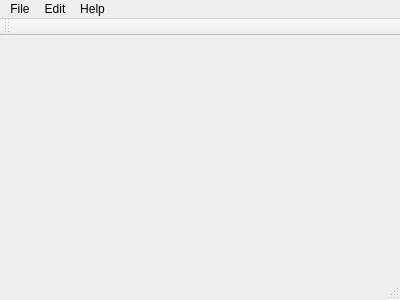
<?xml version="1.0" encoding="UTF-8"?>
<ui version="4.0">
 <class>F4Main</class>
 <widget class="QMainWindow" name="F4Main">
  <property name="geometry">
   <rect>
    <x>0</x>
    <y>0</y>
    <width>400</width>
    <height>300</height>
   </rect>
  </property>
  <property name="windowTitle">
   <string>F4Main</string>
  </property>
  <widget class="QWidget" name="centralWidget"/>
  <widget class="QMenuBar" name="menuBar">
   <property name="geometry">
    <rect>
     <x>0</x>
     <y>0</y>
     <width>400</width>
     <height>23</height>
    </rect>
   </property>
   <widget class="QMenu" name="menuFile">
    <property name="title">
     <string>File</string>
    </property>
    <addaction name="actionNew"/>
    <addaction name="actionOpen"/>
    <addaction name="actionSave"/>
    <addaction name="actionSave_as"/>
    <addaction name="actionQuit"/>
   </widget>
   <widget class="QMenu" name="menuAbout">
    <property name="title">
     <string>Edit</string>
    </property>
    <addaction name="actionCopy"/>
    <addaction name="actionCut"/>
    <addaction name="actionPaste"/>
    <addaction name="actionFind"/>
    <addaction name="actionReplace"/>
   </widget>
   <widget class="QMenu" name="menuHelp">
    <property name="title">
     <string>Help</string>
    </property>
    <addaction name="actionAbout_Face4D"/>
    <addaction name="actionAbout_QT"/>
   </widget>
   <addaction name="menuFile"/>
   <addaction name="menuAbout"/>
   <addaction name="menuHelp"/>
  </widget>
  <widget class="QToolBar" name="mainToolBar">
   <attribute name="toolBarArea">
    <enum>TopToolBarArea</enum>
   </attribute>
   <attribute name="toolBarBreak">
    <bool>false</bool>
   </attribute>
  </widget>
  <widget class="QStatusBar" name="statusBar"/>
  <action name="actionNew">
   <property name="text">
    <string>New</string>
   </property>
  </action>
  <action name="actionOpen">
   <property name="text">
    <string>Open</string>
   </property>
  </action>
  <action name="actionSave">
   <property name="text">
    <string>Save</string>
   </property>
  </action>
  <action name="actionSave_as">
   <property name="text">
    <string>Save as</string>
   </property>
  </action>
  <action name="actionQuit">
   <property name="text">
    <string>Quit</string>
   </property>
  </action>
  <action name="actionCopy">
   <property name="text">
    <string>Copy</string>
   </property>
  </action>
  <action name="actionCut">
   <property name="text">
    <string>Cut</string>
   </property>
  </action>
  <action name="actionPaste">
   <property name="text">
    <string>Paste</string>
   </property>
  </action>
  <action name="actionFind">
   <property name="text">
    <string>Find</string>
   </property>
  </action>
  <action name="actionReplace">
   <property name="text">
    <string>Replace</string>
   </property>
  </action>
  <action name="actionAbout_Face4D">
   <property name="text">
    <string>About Face4D</string>
   </property>
  </action>
  <action name="actionAbout_QT">
   <property name="text">
    <string>About QT</string>
   </property>
  </action>
 </widget>
 <layoutdefault spacing="6" margin="11"/>
 <resources/>
 <connections/>
</ui>
